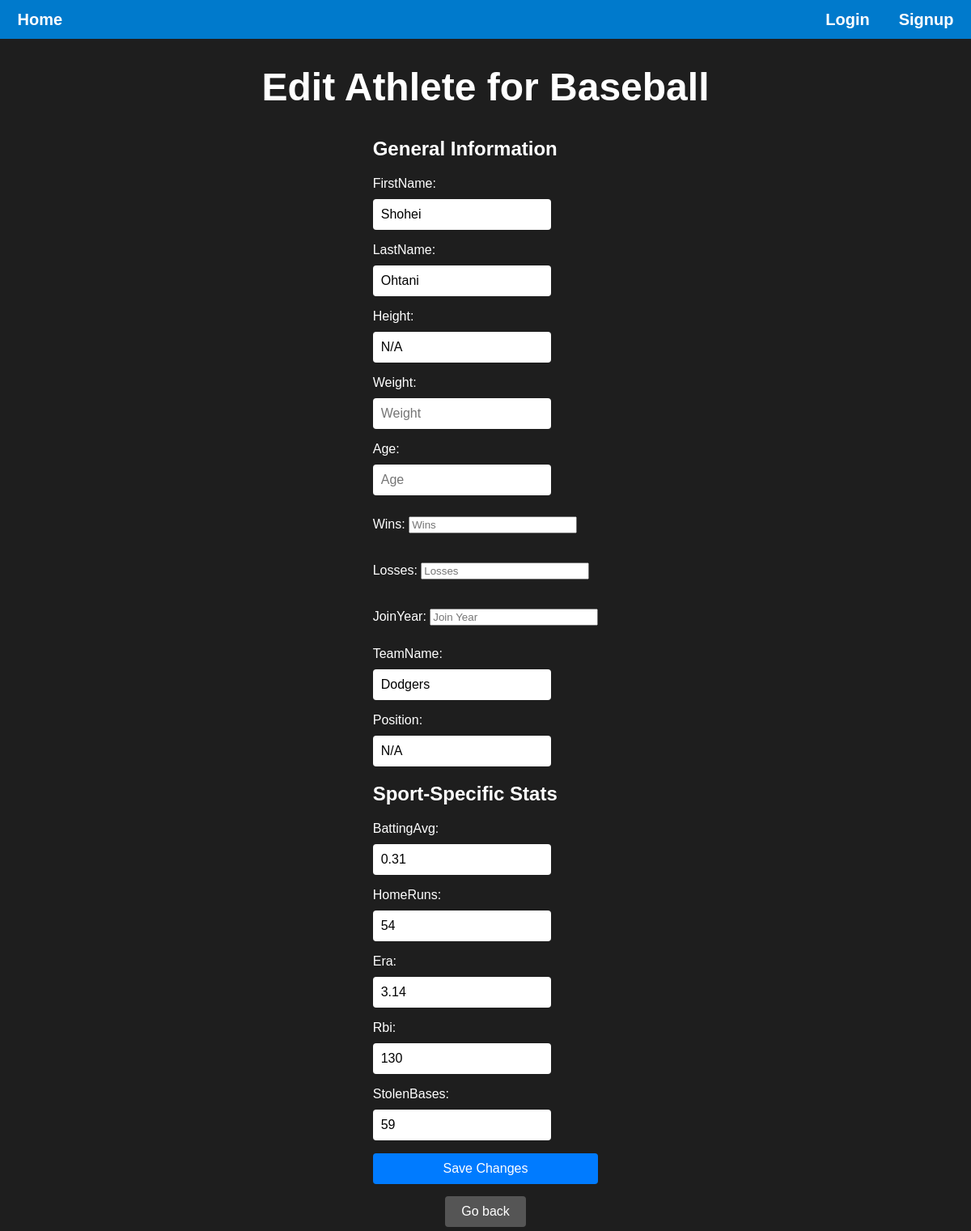
Before: /baseball/athlete/10/edit with the older database file.
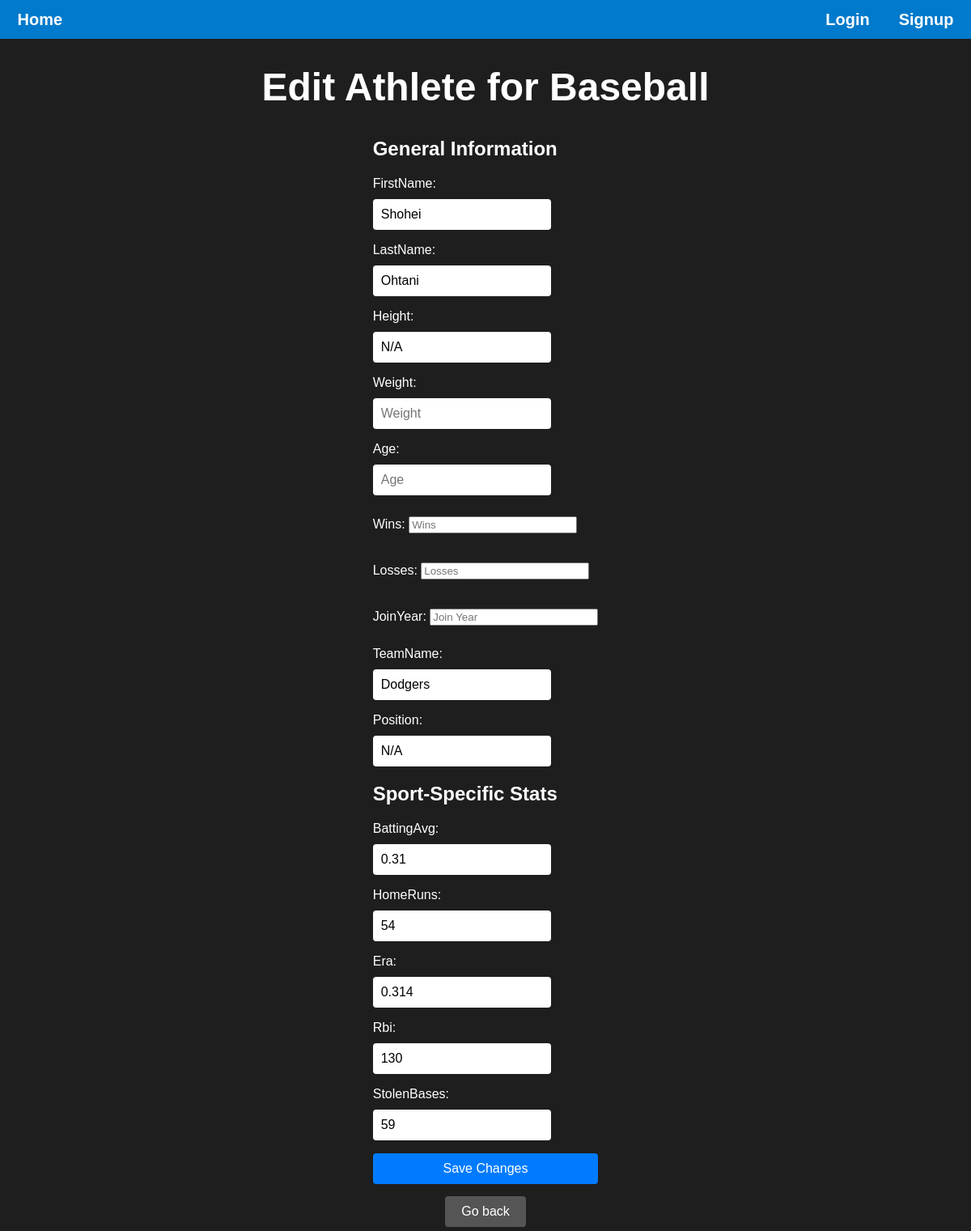
After: the same page with the newer database file.
### main/models.py (models this page shows)
class BaseballStat(models.Model):
    athlete = models.OneToOneField(Athlete, on_delete=models.CASCADE, primary_key=True)
    battingAvg = models.FloatField(blank=True)
    homeRuns = models.IntegerField(blank=True)
    era = models.FloatField(blank=True)
    rbi = models.IntegerField(blank=True)
    stolenBases = models.IntegerField(blank=True)

### main/views.py (the view)
# urls.py: path("<str:sport>/athlete/<str:athlete_id>/edit", views.edit_athlete, name="edit_athlete"),
def edit_athlete(request, sport, athlete_id):
    logged_in = request.session.get('logged_in', False)
    curr_user_name = request.session.get('curr_user_name', "")
    athlete = get_object_or_404(Athlete, id=athlete_id)
    athlete_form = EditAthleteForm(request.POST or None, instance=athlete)
    if sport == "baseball":
        sport_stat = get_object_or_404(BaseballStat, athlete=athlete)
        sport_form = BaseballForm(request.POST or None, instance=sport_stat)
    elif sport == "basketball":
        sport_stat = get_object_or_404(BasketballStat, athlete=athlete)
        sport_form = BasketballForm(request.POST or None, instance=sport_stat)
    elif sport == "soccer":
        sport_stat = get_object_or_404(SoccerStat, athlete=athlete)
        sport_form = SoccerForm(request.POST or None, instance=sport_stat)
    else:
        sport_stat = get_object_or_404(FootballStat, athlete=athlete)
        sport_form = FootballForm(request.POST or None, instance=sport_stat)
    if request.method == "POST":
        if athlete_form.is_valid() and sport_form.is_valid():
            athlete_form.save()
            sport_form.save()
    context = {
        "logged_in": logged_in,
        "curr_user_name": curr_user_name,
        "sport": sport,
        "athlete_form": athlete_form,
        "sport_form": sport_form,
    }
    return render(request, "main/edit_athlete.html", context)

### main/forms.py
class BaseballForm(forms.ModelForm):
    class Meta:
        model = BaseballStat
        fields = ['battingAvg', 'homeRuns', 'era', 'rbi', 'stolenBases']
        widgets = {
            'battingAvg': forms.TextInput(attrs={'placeholder': 'Batting Avg', 'style': 'width: 200px;'}),
            'homeRuns': forms.TextInput(attrs={'placeholder': 'Home Runs', 'style': 'width: 200px;'}),
            'era': forms.TextInput(attrs={'placeholder': 'ERA', 'style': 'width: 200px;'}),
            'rbi': forms.TextInput(attrs={'placeholder': 'RBI', 'style': 'width: 200px;'}),
            'stolenBases': forms.TextInput(attrs={'placeholder': 'Stolen Bases', 'style': 'width: 200px;'}),
        }

### main/templates/main/edit_athlete.html (shortened to what this page needs)
{% load static %}
<!DOCTYPE html>
<html lang="en">
<head>
    <link rel="stylesheet" href="{% static 'styles.css' %}" />
</head>
<body>
    <div class="header">
        <p><a href="{% url 'landing_page' %}">Home</a></p>
        <div class="header-container">
            {% if not logged_in %}
            <p><a href="{% url 'login_page' %}">Login</a></p>
            <p><a href="{% url 'signup_page' %}">Signup</a></p>
            {% else %}
            <p><a href="{% url 'logout' %}">Logout</a></p>
            <p><a href="{% url 'user_page' curr_user_name %}">Profile</a></p>
            {% endif %}
        </div>
    </div>
    <h1>Edit Athlete for {{ sport|capfirst }}</h1>
    <form method="post" class="login-form">
        <h3>General Information</h3>
        {{ athlete_form.as_p }}
        <h3>Sport-Specific Stats</h3>
        {{ sport_form.as_p }}
        <input type="submit" value="Save Changes" class="btn-submit">
    </form>
    <form action="{% url 'sports_page' sport=sport %}" method="get" style="display:inline;">
        <button type="submit" class="btn-secondary">Go back</button>
    </form>
</body>
</html>

Changed rows visible on the page:
changed BaseballStat: era "3.14" → "0.314"
